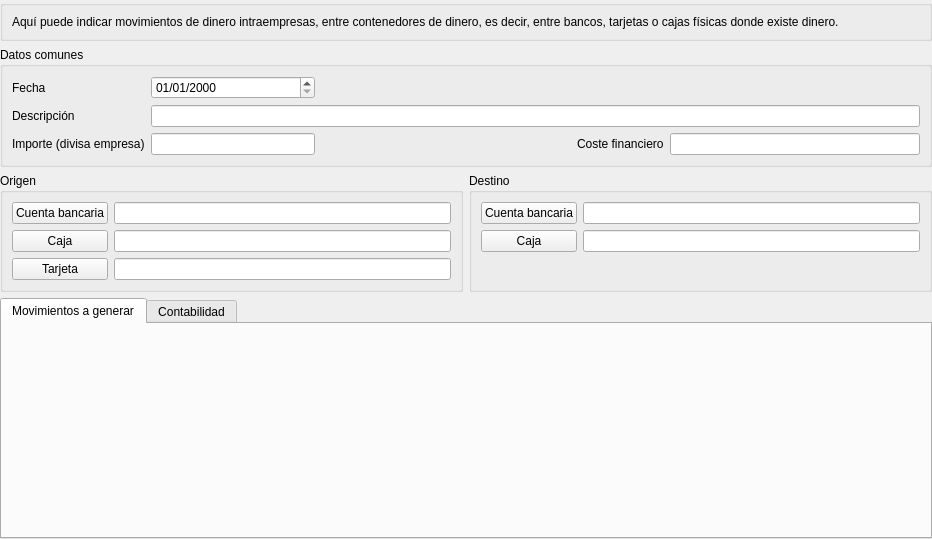
<?xml version="1.0" encoding="UTF-8"?>
<ui version="4.0">
 <class>Form</class>
 <widget class="QWidget" name="Form">
  <property name="geometry">
   <rect>
    <x>0</x>
    <y>0</y>
    <width>932</width>
    <height>539</height>
   </rect>
  </property>
  <property name="windowTitle">
   <string>Form</string>
  </property>
  <layout class="QGridLayout" name="gridLayout_5">
   <property name="leftMargin">
    <number>0</number>
   </property>
   <property name="topMargin">
    <number>0</number>
   </property>
   <property name="rightMargin">
    <number>0</number>
   </property>
   <property name="bottomMargin">
    <number>0</number>
   </property>
   <item row="0" column="0" colspan="2">
    <widget class="QGroupBox" name="groupBox">
     <property name="title">
      <string/>
     </property>
     <layout class="QHBoxLayout" name="horizontalLayout">
      <item>
       <widget class="QLabel" name="label">
        <property name="text">
         <string>&lt;html&gt;&lt;head/&gt;&lt;body&gt;&lt;p&gt;Aquí puede indicar movimientos de dinero intraempresas, entre contenedores de dinero, es decir, entre bancos, tarjetas o cajas físicas donde existe dinero. &lt;/p&gt;&lt;/body&gt;&lt;/html&gt;</string>
        </property>
        <property name="alignment">
         <set>Qt::AlignJustify|Qt::AlignVCenter</set>
        </property>
        <property name="wordWrap">
         <bool>true</bool>
        </property>
       </widget>
      </item>
     </layout>
    </widget>
   </item>
   <item row="1" column="0" colspan="2">
    <widget class="QGroupBox" name="groupBox_2">
     <property name="title">
      <string>Datos comunes</string>
     </property>
     <layout class="QGridLayout" name="gridLayout">
      <item row="0" column="0">
       <widget class="QLabel" name="label_2">
        <property name="text">
         <string>Fecha</string>
        </property>
        <property name="buddy">
         <cstring>db_fecha</cstring>
        </property>
       </widget>
      </item>
      <item row="0" column="1">
       <widget class="DBDateTimeEdit" name="db_fecha">
        <property name="displayFormat">
         <string>dd/MM/yyyy</string>
        </property>
        <property name="fieldName">
         <string>fecha</string>
        </property>
        <property name="dataEditable">
         <bool>true</bool>
        </property>
       </widget>
      </item>
      <item row="0" column="2" colspan="3">
       <spacer name="horizontalSpacer">
        <property name="orientation">
         <enum>Qt::Horizontal</enum>
        </property>
        <property name="sizeHint" stdset="0">
         <size>
          <width>599</width>
          <height>20</height>
         </size>
        </property>
       </spacer>
      </item>
      <item row="1" column="0">
       <widget class="QLabel" name="label_3">
        <property name="text">
         <string>Descripción</string>
        </property>
        <property name="buddy">
         <cstring>db_descripcion</cstring>
        </property>
       </widget>
      </item>
      <item row="1" column="1" colspan="4">
       <widget class="DBLineEdit" name="db_descripcion">
        <property name="fieldName">
         <string>descripcion</string>
        </property>
        <property name="dataEditable">
         <bool>true</bool>
        </property>
       </widget>
      </item>
      <item row="2" column="0">
       <widget class="QLabel" name="label_4">
        <property name="text">
         <string>Importe (divisa empresa)</string>
        </property>
        <property name="buddy">
         <cstring>db_importe</cstring>
        </property>
       </widget>
      </item>
      <item row="2" column="1">
       <widget class="DBNumberEdit" name="db_importe">
        <property name="fieldName">
         <string>importe</string>
        </property>
        <property name="dataEditable">
         <bool>true</bool>
        </property>
       </widget>
      </item>
      <item row="2" column="2">
       <spacer name="horizontalSpacer_2">
        <property name="orientation">
         <enum>Qt::Horizontal</enum>
        </property>
        <property name="sizeHint" stdset="0">
         <size>
          <width>40</width>
          <height>20</height>
         </size>
        </property>
       </spacer>
      </item>
      <item row="2" column="3">
       <widget class="QLabel" name="label_7">
        <property name="text">
         <string>Coste financiero</string>
        </property>
        <property name="buddy">
         <cstring>db_coste</cstring>
        </property>
       </widget>
      </item>
      <item row="2" column="4">
       <widget class="DBNumberEdit" name="db_coste">
        <property name="fieldName">
         <string>coste</string>
        </property>
        <property name="dataEditable">
         <bool>true</bool>
        </property>
       </widget>
      </item>
     </layout>
    </widget>
   </item>
   <item row="2" column="0">
    <widget class="QGroupBox" name="groupBox_3">
     <property name="title">
      <string>Origen</string>
     </property>
     <layout class="QGridLayout" name="gridLayout_2">
      <item row="0" column="0">
       <widget class="DBChooseRecordButton" name="db_idcuentaorigen">
        <property name="text">
         <string>Cuenta bancaria</string>
        </property>
        <property name="fieldName">
         <string>idcuentaorigen</string>
        </property>
        <property name="dataEditable">
         <bool>true</bool>
        </property>
        <property name="tableName">
         <string>cuentasbanco</string>
        </property>
       </widget>
      </item>
      <item row="0" column="1">
       <widget class="DBLineEdit" name="db_cuentabanco">
        <property name="fieldName">
         <string>idcuentaorigen.cuentasbanco.descripcion</string>
        </property>
       </widget>
      </item>
      <item row="1" column="0">
       <widget class="DBChooseRecordButton" name="db_idcajaorigen">
        <property name="text">
         <string>Caja</string>
        </property>
        <property name="fieldName">
         <string>idcajaorigen</string>
        </property>
        <property name="dataEditable">
         <bool>true</bool>
        </property>
        <property name="tableName">
         <string>cajas</string>
        </property>
       </widget>
      </item>
      <item row="1" column="1">
       <widget class="DBLineEdit" name="db_cajaorigen">
        <property name="fieldName">
         <string>idcajaorigen.cajas.nombre</string>
        </property>
       </widget>
      </item>
      <item row="2" column="0">
       <widget class="DBChooseRecordButton" name="dbChooseRecordButton_3">
        <property name="text">
         <string>Tarjeta</string>
        </property>
        <property name="fieldName">
         <string>idtarjetaorigen</string>
        </property>
        <property name="dataEditable">
         <bool>true</bool>
        </property>
        <property name="tableName">
         <string>tarjetascredito</string>
        </property>
       </widget>
      </item>
      <item row="2" column="1">
       <widget class="DBLineEdit" name="db_tarjetaorigen">
        <property name="fieldName">
         <string>idtarjetaorigen.tarjetascredito.descripcion</string>
        </property>
       </widget>
      </item>
     </layout>
    </widget>
   </item>
   <item row="2" column="1">
    <widget class="QGroupBox" name="groupBox_4">
     <property name="title">
      <string>Destino</string>
     </property>
     <layout class="QGridLayout" name="gridLayout_3">
      <item row="0" column="0">
       <widget class="DBChooseRecordButton" name="db_idcuentaorigen_2">
        <property name="text">
         <string>Cuenta bancaria</string>
        </property>
        <property name="fieldName">
         <string>idcuentadestino</string>
        </property>
        <property name="dataEditable">
         <bool>true</bool>
        </property>
        <property name="tableName">
         <string>cuentasbanco</string>
        </property>
       </widget>
      </item>
      <item row="0" column="1">
       <widget class="DBLineEdit" name="db_cuentadestino">
        <property name="fieldName">
         <string>idcuentadestino.cuentasbanco.descripcion</string>
        </property>
       </widget>
      </item>
      <item row="1" column="0">
       <widget class="DBChooseRecordButton" name="db_idcajaorigen_2">
        <property name="text">
         <string>Caja</string>
        </property>
        <property name="fieldName">
         <string>idcajadestino</string>
        </property>
        <property name="dataEditable">
         <bool>true</bool>
        </property>
        <property name="tableName">
         <string>cajas</string>
        </property>
       </widget>
      </item>
      <item row="1" column="1">
       <widget class="DBLineEdit" name="db_cajadestino">
        <property name="fieldName">
         <string>idcajadestino.cajas.nombre</string>
        </property>
       </widget>
      </item>
      <item row="2" column="0">
       <spacer name="verticalSpacer">
        <property name="orientation">
         <enum>Qt::Vertical</enum>
        </property>
        <property name="sizeHint" stdset="0">
         <size>
          <width>20</width>
          <height>21</height>
         </size>
        </property>
       </spacer>
      </item>
     </layout>
    </widget>
   </item>
   <item row="3" column="0" colspan="2">
    <widget class="QTabWidget" name="tabWidget">
     <property name="currentIndex">
      <number>0</number>
     </property>
     <widget class="QWidget" name="tab">
      <attribute name="title">
       <string>Movimientos a generar</string>
      </attribute>
      <layout class="QVBoxLayout" name="verticalLayout">
       <item>
        <widget class="DBRelatedElementsView" name="db_movimientos">
         <property name="allowedMetadatas">
          <string>entradasbanco;entradascaja</string>
         </property>
         <property name="categories">
          <string>Traspasos</string>
         </property>
         <property name="visibleButtons">
          <set>DBRelatedElementsView::View</set>
         </property>
         <property name="visibleColumnsEnVersionActualArraDaError" stdset="0">
          <string>tabla;fecha;tipo;importe;descripcion</string>
         </property>
        </widget>
       </item>
      </layout>
     </widget>
     <widget class="QWidget" name="tab_2">
      <attribute name="title">
       <string>Contabilidad</string>
      </attribute>
      <layout class="QGridLayout" name="gridLayout_4">
       <item row="0" column="0" colspan="2">
        <widget class="DBCheckBox" name="db_nogenerarasiento">
         <property name="text">
          <string>No generar asiento contable</string>
         </property>
         <property name="fieldName">
          <string>nogenerarasiento</string>
         </property>
         <property name="dataEditable">
          <bool>true</bool>
         </property>
        </widget>
       </item>
       <item row="1" column="0">
        <widget class="QLabel" name="label_5">
         <property name="text">
          <string>Asiento número</string>
         </property>
         <property name="buddy">
          <cstring>db_co_asientos_numero</cstring>
         </property>
        </widget>
       </item>
       <item row="1" column="1">
        <widget class="DBLineEdit" name="db_co_asientos_numero">
         <property name="maximumSize">
          <size>
           <width>100</width>
           <height>16777215</height>
          </size>
         </property>
         <property name="fieldName">
          <string>co_asientos.father.numero</string>
         </property>
        </widget>
       </item>
       <item row="1" column="2">
        <widget class="QLabel" name="label_17">
         <property name="text">
          <string>Fecha</string>
         </property>
         <property name="buddy">
          <cstring>db_co_asientos_fecha</cstring>
         </property>
        </widget>
       </item>
       <item row="1" column="3">
        <widget class="DBDateTimeEdit" name="db_co_asientos_fecha">
         <property name="fieldName">
          <string>co_asientos.father.fecha</string>
         </property>
        </widget>
       </item>
       <item row="1" column="4">
        <spacer name="horizontalSpacer_3">
         <property name="orientation">
          <enum>Qt::Horizontal</enum>
         </property>
         <property name="sizeHint" stdset="0">
          <size>
           <width>312</width>
           <height>20</height>
          </size>
         </property>
        </spacer>
       </item>
       <item row="1" column="5">
        <widget class="QPushButton" name="pbGenerarAsiento">
         <property name="text">
          <string>Volver a generar asiento contable</string>
         </property>
         <property name="icon">
          <iconset>
           <normaloff>:/generales/images/recalculatecounter.png</normaloff>:/generales/images/recalculatecounter.png</iconset>
         </property>
        </widget>
       </item>
       <item row="2" column="0" colspan="5">
        <widget class="QLabel" name="label_6">
         <property name="font">
          <font>
           <weight>75</weight>
           <bold>true</bold>
          </font>
         </property>
         <property name="text">
          <string>Partidas</string>
         </property>
        </widget>
       </item>
       <item row="3" column="0" colspan="6">
        <widget class="DBTableView" name="co_asientos.co_partidas">
         <property name="internalData">
          <bool>true</bool>
         </property>
         <property name="relationName">
          <string>co_asientos.co_partidas</string>
         </property>
         <property name="allowedEdit">
          <bool>false</bool>
         </property>
         <property name="visibleColumns">
          <string>codsubcuenta;concepto;debe;haber</string>
         </property>
        </widget>
       </item>
      </layout>
     </widget>
    </widget>
   </item>
  </layout>
 </widget>
 <customwidgets>
  <customwidget>
   <class>DBCheckBox</class>
   <extends>QCheckBox</extends>
   <header>widgets/dbcheckbox.h</header>
  </customwidget>
  <customwidget>
   <class>DBChooseRecordButton</class>
   <extends>QPushButton</extends>
   <header>widgets/dbchooserecordbutton.h</header>
  </customwidget>
  <customwidget>
   <class>DBDateTimeEdit</class>
   <extends>QDateTimeEdit</extends>
   <header>widgets/dbdatetimeedit.h</header>
  </customwidget>
  <customwidget>
   <class>DBLineEdit</class>
   <extends>QLineEdit</extends>
   <header>widgets/dblineedit.h</header>
  </customwidget>
  <customwidget>
   <class>DBNumberEdit</class>
   <extends>QLineEdit</extends>
   <header>widgets/dbnumberedit.h</header>
  </customwidget>
  <customwidget>
   <class>DBRelatedElementsView</class>
   <extends>QWidget</extends>
   <header>widgets/dbrelatedelementsview.h</header>
  </customwidget>
  <customwidget>
   <class>DBTableView</class>
   <extends>QTableView</extends>
   <header>widgets/dbtableview.h</header>
  </customwidget>
 </customwidgets>
 <tabstops>
  <tabstop>db_fecha</tabstop>
  <tabstop>db_descripcion</tabstop>
  <tabstop>db_importe</tabstop>
  <tabstop>db_coste</tabstop>
  <tabstop>db_idcuentaorigen</tabstop>
  <tabstop>db_cuentabanco</tabstop>
  <tabstop>db_idcajaorigen</tabstop>
  <tabstop>db_cajaorigen</tabstop>
  <tabstop>dbChooseRecordButton_3</tabstop>
  <tabstop>db_tarjetaorigen</tabstop>
  <tabstop>db_idcuentaorigen_2</tabstop>
  <tabstop>db_cuentadestino</tabstop>
  <tabstop>db_idcajaorigen_2</tabstop>
  <tabstop>db_cajadestino</tabstop>
  <tabstop>tabWidget</tabstop>
  <tabstop>db_nogenerarasiento</tabstop>
  <tabstop>db_co_asientos_numero</tabstop>
  <tabstop>db_co_asientos_fecha</tabstop>
  <tabstop>pbGenerarAsiento</tabstop>
  <tabstop>co_asientos.co_partidas</tabstop>
 </tabstops>
 <resources/>
 <connections/>
</ui>
